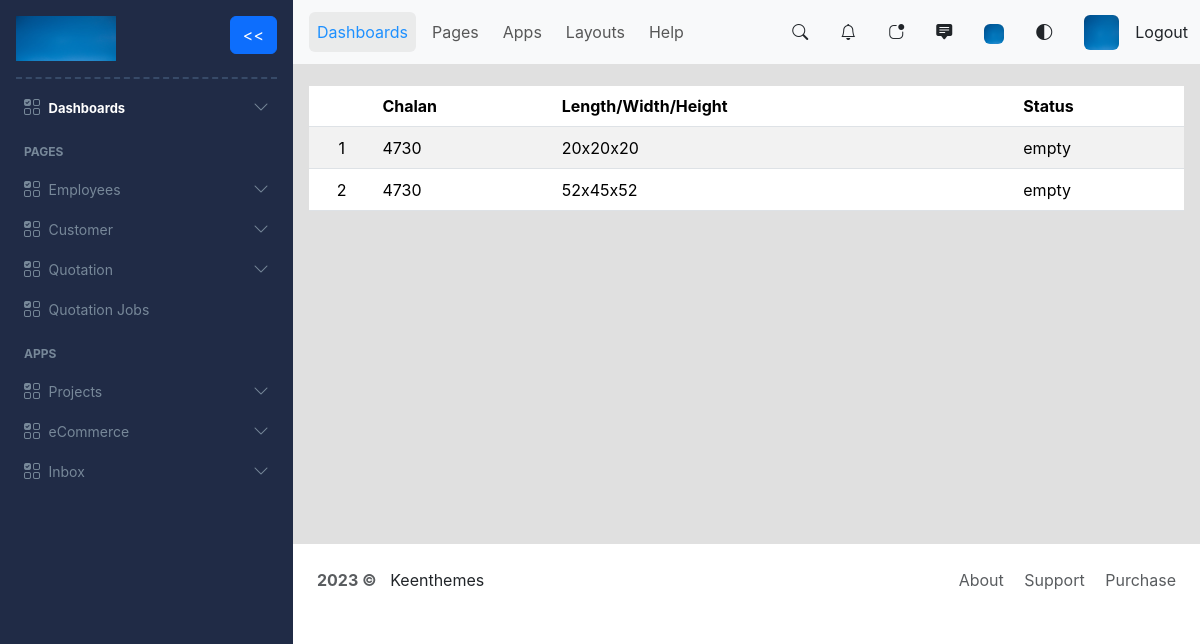
/view_quotation_jobs (signed in), run on an earlier commit of the app's database.
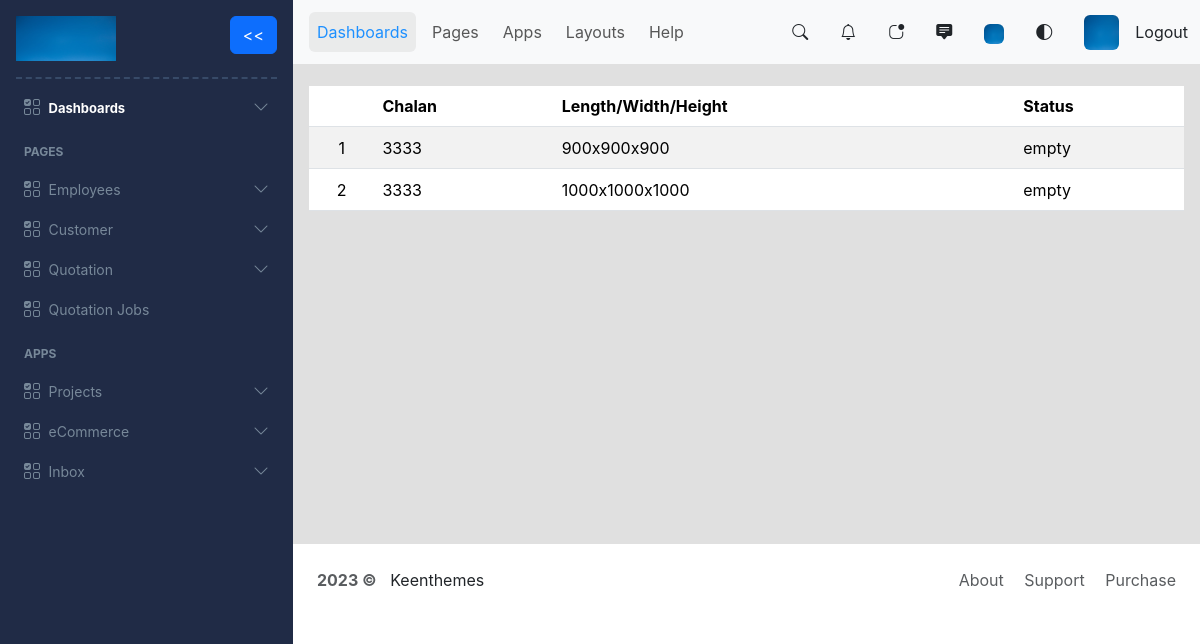
And on a later commit of the database.
### myapp/models.py (models this page shows, shortened)
class QuotationJob(models.Model):
    id = models.UUIDField(primary_key=True, default=uuid.uuid4, unique=True, editable=False)
    quotation_id = models.ForeignKey(Quotation, on_delete=models.CASCADE)
    length = models.IntegerField(null=False, blank=False)
    width = models.IntegerField(null=False, blank=False)
    height = models.IntegerField(null=False, blank=False)
    remarks = models.CharField(max_length=700, null=True, blank=True)
    quantity = models.IntegerField(null=False, blank=False)
    attachment = models.FileField(null=True, blank=True)

class Quotation(models.Model):
    status_choices=( ('draft', 'Draft'), ('in_process', 'In Process'), ('ready_to_deliver', 'Ready to Deliver'), ('delivered_successfully', 'Delivered Successfully') )
    id = models.UUIDField(primary_key=True, default=uuid.uuid4, unique=True, editable=False)
    customer_id = models.ForeignKey(Customer, on_delete=models.CASCADE)
    chalan_no = models.IntegerField(null=False, blank=True)
    created_on = models.DateTimeField(default=timezone.now ,null=False, blank=False)
    status = models.CharField(max_length=50, choices=status_choices, default='draft')

### myapp/views.py (the view)
# urls.py: path('view_quotation_jobs', views.viewQuotationJobs, name='view_quotation_jobs'),
@login_required
def viewQuotationJobs(request):
    quotation_jobs = QuotationJob.objects.all()
    quotation_jobs_exist = quotation_jobs.exists()
    return render(request, "quotation_job/view_quotation_jobs.html", {'quotation_jobs': quotation_jobs, 'quotation_jobs_exist': quotation_jobs_exist})

### myapp/templates/quotation_job/view_quotation_jobs.html
{% extends 'index.html' %}
{% block content %}
{% if quotation_jobs_exist %}
<div class='table-responsive'>
    <table class="table table-striped mt-2 align-middle">
        <thead>
        <tr>
            <th scope="col"></th>
            <th scope="col">Chalan</th>
            <th scope="col">Length/Width/Height</th>
            <th scope="col">Status</th>
        </tr>
        </thead>
        <tbody>
        {% for quotation_job in quotation_jobs %}
            <tr style="height: 42px;">
                <td class="text-center">{{forloop.counter}}</td>
                <td><a href="{% url 'each_quotation_job' quotation_job.id %}" style="text-decoration: none; color: black;">{{quotation_job.quotation_id.chalan_no}}</a></td>
                <td><a href="{% url 'each_quotation_job' quotation_job.id %}" style="text-decoration: none; color: black;">{{quotation_job.length}}x{{quotation_job.width}}x{{quotation_job.height}}</a></td>
                <td>empty</td>
            </tr>
        {% endfor %}
        </tbody>
    </table>
</div>
{% else %}
<div class="d-flex justify-content-center">
    <span class="pt-5">Empty Jobs. <a href="{% url 'create_quotation' %}">Create</a> a new quotation or <a href="{% url 'view_quotations' %}">Create</a> jobs for quotations </span>
</div>
{% endif %}
{% endblock content %}

What changed in the data, as far as the page shows it:
removed QuotationJob: quotation_id.chalan_no "4730", length "20", width "20", height "20"
removed QuotationJob: quotation_id.chalan_no "4730", length "52", width "45", height "52"
added QuotationJob: quotation_id.chalan_no "3333", length "900", width "900", height "900"
added QuotationJob: quotation_id.chalan_no "3333", length "1000", width "1000", height "1000"
